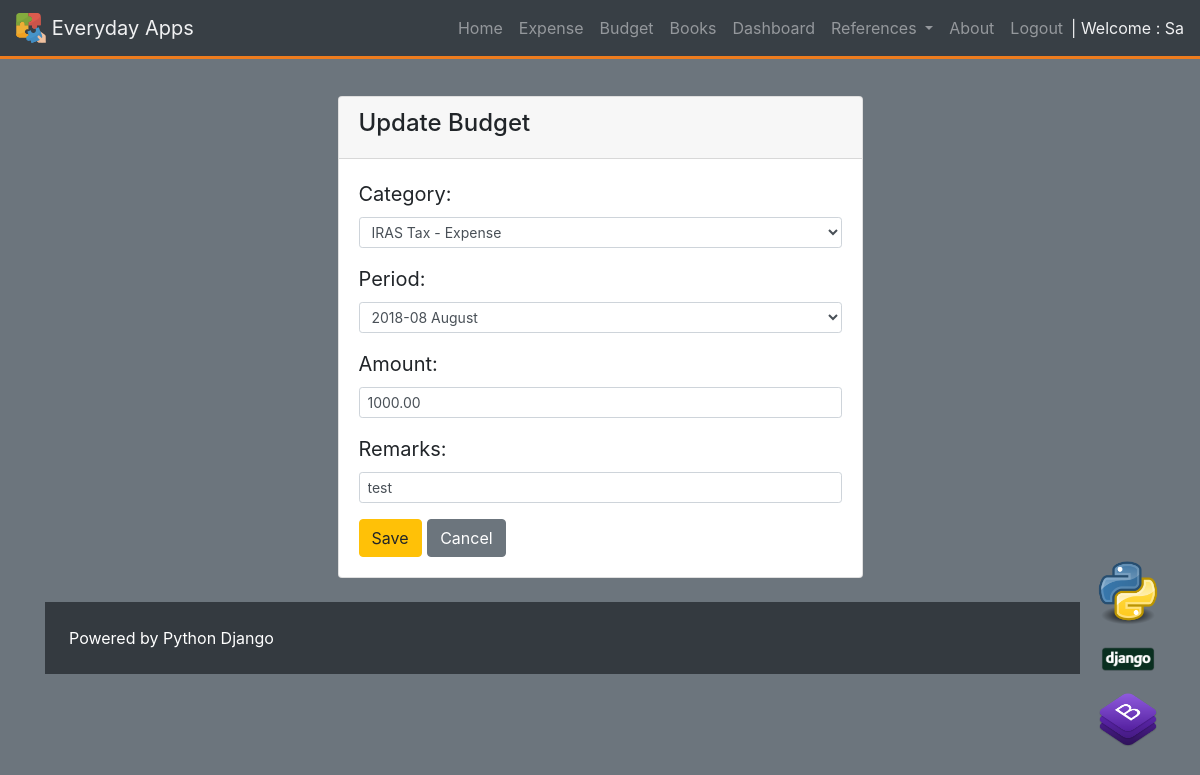
/budget/update/8/ (signed in), run on the app's committed database.
### budget/models.py (models this page shows, shortened)
class Budget(models.Model):
	user 		= models.ForeignKey(settings.AUTH_USER_MODEL)
	category	= models.ForeignKey(Category,null=True,on_delete=models.SET_NULL,)
	period	= models.ForeignKey(Period,null=True,on_delete=models.SET_NULL,)
	amount		= models.DecimalField(max_digits=16, decimal_places=2, blank=False, null=False)
	remarks		= models.TextField(blank=True, null=True, max_length=120, help_text='Enter Remarks here')
	timestamp	= models.DateTimeField(auto_now_add=True)
	updated		= models.DateTimeField(auto_now=True)
	class Meta:
		ordering = ['category','-updated']

### budget/views.py (the view)
# urls.py: url(r'^update/(?P<pk>\d+)/$', BudgetUpdateView.as_view(), name='detail'),
class BudgetUpdateView(LoginRequiredMixin, UpdateView):
    template_name = 'budget/detail-update.html'
    form_class = BudgetForm
    success_url = '/budget/?q='
    def get_queryset(self):
        return Budget.objects.filter(user=self.request.user)
    def get_context_data(self, *args, **kwargs):
        context = super(BudgetUpdateView, self).get_context_data(*args, **kwargs)
        context['title'] = 'Update Budget'
        return context
    def get_form_kwargs(self):
        kwargs = super(BudgetUpdateView, self).get_form_kwargs()
        kwargs['user'] = self.request.user
        return kwargs

### budget/forms.py
class BudgetForm(forms.ModelForm):
	amount = forms.DecimalField(widget=forms.TextInput(
				attrs={
					'class' : 'form-control',
					'placeholder' : 'Enter amount here',
				}
			))
	remarks = forms.CharField(widget=forms.TextInput(
				attrs={
					'class' : 'form-control',
					'placeholder' : 'Enter remarks here',
				}
			))
	class Meta:
		model = Budget
		fields = [
			'category',
			'period',
			'amount',
			'remarks',
		]
	def __init__(self, user=None, *args, **kwargs):
		print(user)
		super(BudgetForm, self).__init__(*args, **kwargs)
		self.fields['category'].queryset = Category.objects.filter(user=user)# .exclude(item__isnull=False)
		self.fields['period'].queryset = Period.objects.filter(user=user)# .exclude(item__isnull=False)

### category/models.py (called while the page is built)
	def __str__(self):
		return self.name + " - " + self.cattype

### period/models.py (called while the page is built)
	def __str__(self):
		return self.perioddesc

### budget/templates/budget/detail-update.html (shortened to what this page needs)
{% extends "base.html" %}
{% block content %}
<br>
	{% include 'snippets/form-snippet.html' with form=form %}
{% endblock %}

### Templates/snippets/nav.html (shortened to what this page needs)
{% load static %}
  <div class='container fixed-top'>
<nav class="navbar navbar-default navbar-expand-lg fixed-top navbar-dark bg-dark text-white  ">
  <a class="navbar-brand  text-white" href='{% url "home" %}'> <img src="{% static 'category/jigsaw.svg' %}" alt=""  width="30" height="30" class="d-inline-block align-top " alt=""> Everyday Apps </a>
  <div class="collapse navbar-collapse text-white" id="navbarNavDropdown" >
    <ul class="navbar-nav ml-auto">
      <li class="nav-item ">
        <a class="nav-link" href='{% url "home" %}'>Home</a>
      </li>
      {% if request.user.is_authenticated %}
        <li class="nav-item">
          <a class="nav-link" href='{% url "expense:list" %}?q= '>Expense</a>
        </li>
        <li class="nav-item">
          <a class="nav-link" href='{% url "budget:list" %}?q= '>Budget</a>
        </li>
        <li class="nav-item">
          <a class="nav-link" href='{% url "books:book_list" %}'>Books</a>
        </li>
        <li class="nav-item">
          <a class="nav-link" href='{% url "dashboard:json_example" %}'>Dashboard</a>
        </li>
        <li class="nav-item dropdown ">
          <a class="nav-link dropdown-toggle" href="#" id="navbarDropdownMenuLink" data-toggle="dropdown" aria-haspopup="true" aria-expanded="false">
            References
          </a>
        </li>
      {% endif %}
      <li class="nav-item">
        <a class="nav-link" href='{% url "about" %}'>About</a>
      </li>
      {% if request.user.is_authenticated %}
      <li class="nav-item">
        <a class="nav-link" href='{% url "logout" %}'>Logout</a>
      </li>
      {% endif %}
    </ul>
    {% if request.user.is_authenticated %}
      <span class="navbar-text text-white text-capitalize">
        <h8> | Welcome : {{ user }} </h8>
      </span>
    {% endif %}
  </div>
</nav>
</div>

### Templates/snippets/form-snippet.html (shortened to what this page needs)
<br>
<br>
<br>
{% load widget_tweaks %}
<form method="post" novalidate>
<div class='container'>
    <div class='row'>
      <div class='col-3'>
      </div>
      <div class='col-6'>
        <div class="card">
          <div class="card-header">
              <h4>{{ title }}</h4>
          </div>
          <div class="card-body">
            <blockquote class="blockquote mb-0">
        {% for field in form.visible_fields %}
          <div class="form-group">
            {{ field.label_tag }}
            {% if form.is_bound %}
              {% if field.errors %}
                {% render_field field class="form-control is-invalid form-control-sm" %}
                {% for error in field.errors %}
                  <div class="invalid-feedback">
                    {{ error }}
                  </div>
                {% endfor %}
              {% else %}
                {% render_field field class="form-control is-valid form-control-sm" %}
              {% endif %}
            {% else %}
              {% render_field field class="form-control form-control-sm" %}
            {% endif %}
          </div>
        {% endfor %}
        <button type="button" class="btn btn-warning" data-toggle="modal" data-target="#exampleModal">
          Save
        </button>
        <button onclick="window.history.back();" class="btn btn-secondary" type="button">Cancel</button>
        </form>
          </div>
        </div>
      <div class='col-3'>
      </div>

### Templates/base.html (style rules this page uses)
.navbar { box-shadow: 0px 3px 0px #fd7e14; opacity: 0.9; transition: top 0.3s; }

### data on the page
Budget: category "IRAS Tax - Expense" "2018-08 August" "1000.00" "test"

### other printed values
{{ user }} "Sa"
{{ title }} "Update Budget"
{{ field.label_tag }} "Category:" "Period:" "Amount:" "Remarks:"
